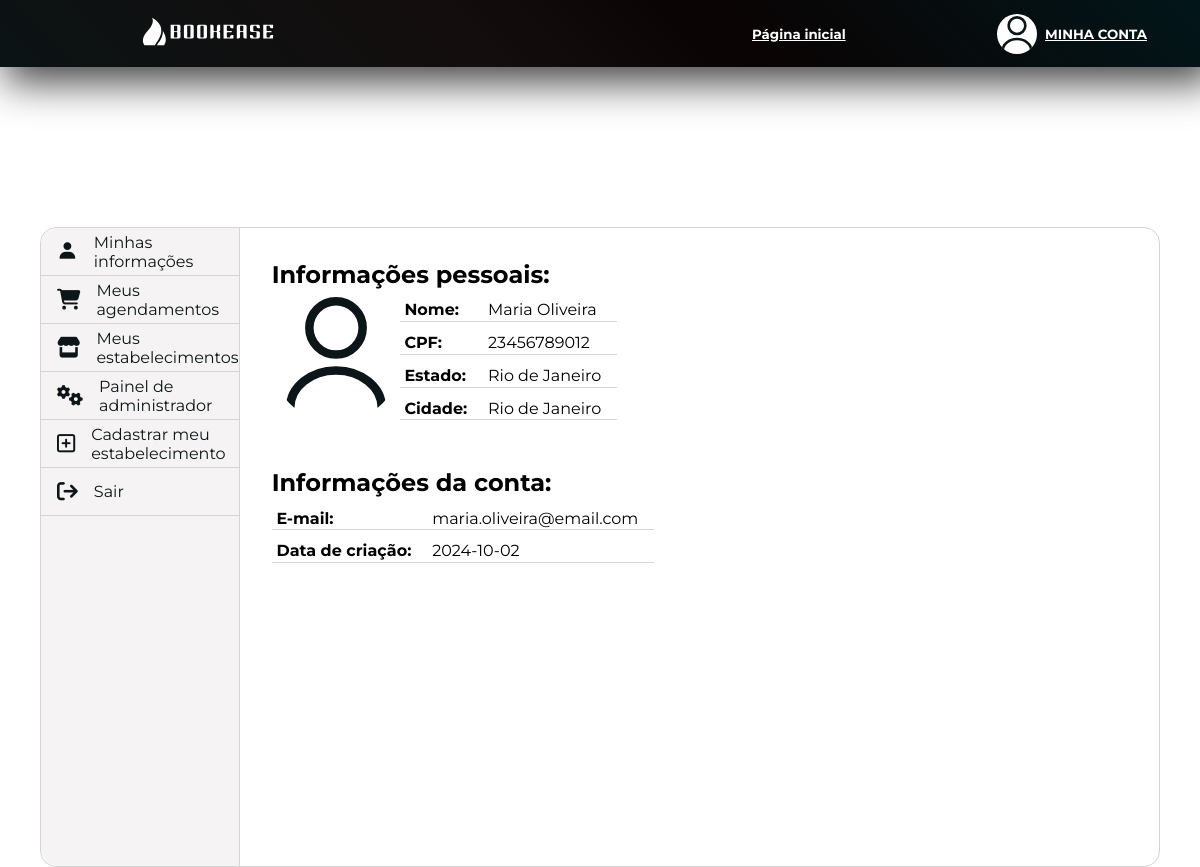
Page /view/myaccount.php (signed in) on the committed database.
### tables this page shows
CREATE TABLE users(
	id int auto_increment,
    cpf VARCHAR(11) UNIQUE,
    name VARCHAR(100),
    email VARCHAR(100) UNIQUE,
    phone VARCHAR(11) UNIQUE,
    state VARCHAR(80),
    city VARCHAR(80),
    password VARCHAR(100),
    user_type enum('user','admin','manager'),
    creation_date DATE,
    PRIMARY KEY(id)
);

### model/database_connect.php (called while the page is built, shortened)
<?php
class connect_database {
    protected $mysqli;
    protected $host = '127.0.0.1';
    protected $user = 'root';
    protected $password = '';
    protected $database = 'bookease';
    public function connect() {
        $this->mysqli = new mysqli($this->host, $this->user, $this->password, $this->database);
        $this->mysqli->set_charset('utf8');
    }
    public function consult($query) {
        try {
            if ($result = $this->mysqli->query($query)){
                $result = mysqli_fetch_assoc($result);
                return $result;
            }
            else {
                $this->rows_affected = 0;
                return null;
            }
        }
        catch (Exception $exc) {
            $this->disconnect();
        }
    }
}

### view/myaccount.php (the view, shortened to what this page needs)
<!DOCTYPE html>
<html lang="en">
<head>
    <link rel="stylesheet" href="/public/css/myaccount.css">
    <link rel="stylesheet" href="/public/css/components/red_button.css">
    <link rel="stylesheet" href="/public/css/components/header.css">
    <link href='https://unpkg.com/boxicons@2.1.4/css/boxicons.min.css' rel='stylesheet'>
</head>
<body>
    <?php
        require_once '../controller/categories_controller.php';
        include_once '../model/database_connect.php';
        $con = new connect_database();
        $con->connect();
        $query = "SELECT * FROM users WHERE email = '$_SESSION[login]';";
        $user = $con->consult($query);
    ?>
    <header>
        <div class="header">
            <div class="logo">
                <a href="/view/index.php">
                    <img src="/public/images/logos_horizontal/logo1_white.svg" alt="" class="logo_image">
                </a>
            </div>
            <div class="header_buttons">
                <div class="header_button">
                    <a href="../view/establishments.php">
                        Página inicial
                    </a>
                </div>
                <div class="account_pages">
                    <a href="/view/myaccount.php">
                        <img class="profile_picture" src="/public/images/profile_picture.svg" alt="">
                    </a>
                    <div>
                        <a href="/view/myaccount.php">
                            <span>MINHA CONTA</span>
                        </a>
                    </div>
                </div>
            </div>
        </div>
    </header>
    <main>
        <div class="main_content">
            <div class="aside_buttons">
                <a href="./myaccount.php" class="aside_button">
                    <i class='bx bxs-user'></i>
                    <span>Minhas informações</span>
                </a>
                <a href="#" class="aside_button">
                    <i class="fa-solid fa-cart-shopping"></i>
                    <span>Meus agendamentos</span>
                </a>
                <?php
                    if($user['user_type'] != null) {
                        echo '
                            <a href="?info=my_establishments" class="aside_button">
                                <i class="fa-solid fa-store"></i>
                                <span>Meus estabelecimentos</span>
                            </a>
                        ';
                    }
                    if($user['user_type'] != null) {
                        echo '
                            <a href="#" class="aside_button">
                                <i class="fa-solid fa-gears"></i>
                                <span>Painel de administrador</span>
                            </a>
                        ';
                    }
                ?>
                <a href="../view/establishment_register.php" class="aside_button">
                    <i class="fa-regular fa-square-plus"></i>
                    <span>Cadastrar meu estabelecimento</span>
                </a>
                <a href="../controller/logout_controller.php" class="aside_button">
                    <i class="fa-solid fa-arrow-right-from-bracket"></i>
                    <span>Sair</span>
                </a>
            </div>
            <div class="informations">
                <?php
                    if(isset($_REQUEST) && isset($_REQUEST['info'])) {
                        switch ($_REQUEST['info']) {
                            case 'my_establishments':
                                echo '
                                    <div class="establishments">
                                        <h2>Meus estabelecimentos</h2>
                                        <div class="establishments_list">
                                    ';
                                $establishments = get_my_establishments();
                                if($establishments != null) {
                                    foreach($establishments as $e) {
                                        echo '
                                            <div class="establishment">
                                                <div class="establishment_image">
                                                    <a href="/view/establishment_page.php">
                                                        <img src="/public/images/image_icon.svg" alt="" class="image_icon">
                                                    </a>
                                                </div>
                                                <div class="establishment_info">
                                                    <h3>
                                                        <a href="/view/establishment_page.php?id='.$e['id'].'">
                                                        '.$e['name'].'
                                                        </a>
                                                    </h3>
                                                    <p>
                                                        <span>Descrição: </span>
                                                        '.$e['description'].'
                                                    </p>
                                                    <p>
                                                        <span>Categoria: </span>
                                                        '.$e['category_name'].'
                                                    </p>
                                                    <p>
                                                        <span>Subcategoria: </span>
                                                        '.$e['subcategory_name'].'
                                                    </p>
                                                    <p>
                                                        <span>Endereço: </span>
                                                        '.$e['address'].'
                                                    </p>
                                                </div>
                                                <div class="open_establishment">
                                                    <a href="/view/establishment_page.php?id='.$e['id'].'">
                                                        <i class="fa-solid fa-arrow-up-right-from-square"></i>
                                                    </a>
                                                </div>
                                            </div>
                                        ';
                                    }
                                }
                                else {
                                    echo '
                                        <div class="not_found">
                                            <i class="fa-solid fa-circle-exclamation"></i>
                                            <h1>
                                                Ops!
                                            </h1>
                                            <h2>
                                                Parece que você não<br>
                                                possui nenhum<br>
                                                estabelecimento<br>
                                                Cadastrado!
                                            </h2>
                                        </div>
                                    ';
                                }
                                echo'
                                        </div>
                                    </div>
                                ';
                                break;
                            default:
                                header('Location:./myaccount.php');
                        }
                    }
                    else {
                        echo "
                            <div class='account'>
                                <div class='personal_info'>
                                    <h2>Informações pessoais:</h2>
                                    <div class='table'>
                                        <div class='table_row'>
                                            <img src='../public/images/profile_picture.svg' alt=''>
                                            <div class='table_column'>
                                                <span class='table_strong'>Nome:</span>
                                                <span class='table_strong'>CPF:</span>
                                                <span class='table_strong'>Estado:</span>
                                                <span class='table_strong'>Cidade:</span>
                                            </div>
                                            <div class='table_column'>
                                                <span>$user[name]</span>
                                                <span>$user[cpf]</span>
                                                <span>$user[state]</span>
                                                <span>$user[city]</span>
                                            </div>
                                        </div>
                                    </div>
                                </div>
                                <div class='account_info'>
                                    <h2>Informações da conta:</h2>
                                    <div class='table'>
                                        <div class='table_column'>
                                            <span class='table_strong'>E-mail:</span>
                                            <span class='table_strong'>Data de criação:</span>
                                        </div>
                                        <div class='table_column'>
                                            <span>$user[email]</span>
                                            <span>$user[creation_date]</span>
                                        </div>
                                    </div>
                                </div>
                            </div>
                        ";
                    }
                ?>
            </div>
        </div>
    </main>
</body>
</html>

### public/css/myaccount.css (style rules this page uses)
@media only screen and (min-width: 1200px) { main { width: 100%; display: flex; flex-direction: column; justify-content: center; align-items: center; } }

### public/css/components/header.css (style rules this page uses)
@media only screen and (min-width: 1200px) { header { width: 100%; display: flex; flex-direction: column; justify-content: flex-start; align-items: center; } }
@media only screen and (min-width: 1200px) { .header { width: 100%; display: flex; flex-direction: row; justify-content: space-between; align-items: center; height: 4.2rem; background: linear-gradient(45deg, #0b1314 0%, #140d0d 40%, #0a0303 60%, #02161a 100%); box-shadow: 10px 10px 40px 5px rgba(0,0,0,0.75); } }
@media only screen and (min-width: 1200px) { .logo { width: 26rem; height: 100%; display: flex; flex-direction: row; justify-content: center; align-items: center; } }
@media only screen and (min-width: 1200px) { .logo_image { min-width: var(--logo-size); max-width: var(--logo-size); transition: all ease-in-out 0.45s; } }

### public/css/global.css (style rules this page uses)
* { box-sizing: border-box; margin: 0; padding: 0; font-family: 'Montserrat'; scroll-behavior: smooth; }
a { color: var(--red-1); }
:root { --logo-size: 8.5rem; --red-1: #bd3528; --red-2: #8C271E; --red-3: #f5d8d6; --gray-1: #0C1618; --gray-2: #4b6268; --gray-3: #d4d4d4; --white-1: #FFF; --white-2: #f0f3f4; --white-3: #f5f3f3; --green-1: #5cb85c; --green-2: #b8e0b8; --success: #339900; --alert: #EAAA00; --warning: #cc3300; --font-xsm: 8pt; --font-sm: 10pt; --font-md: 12pt; --font-lg: 14pt; --font-xl: 16pt; --font-xxl: 18pt; }

### rows in the picture
users: name "Maria Oliveira", cpf "23456789012", state "Rio de Janeiro", city "Rio de Janeiro", email "maria.oliveira@email.com", creation_date "2024-10-02"
